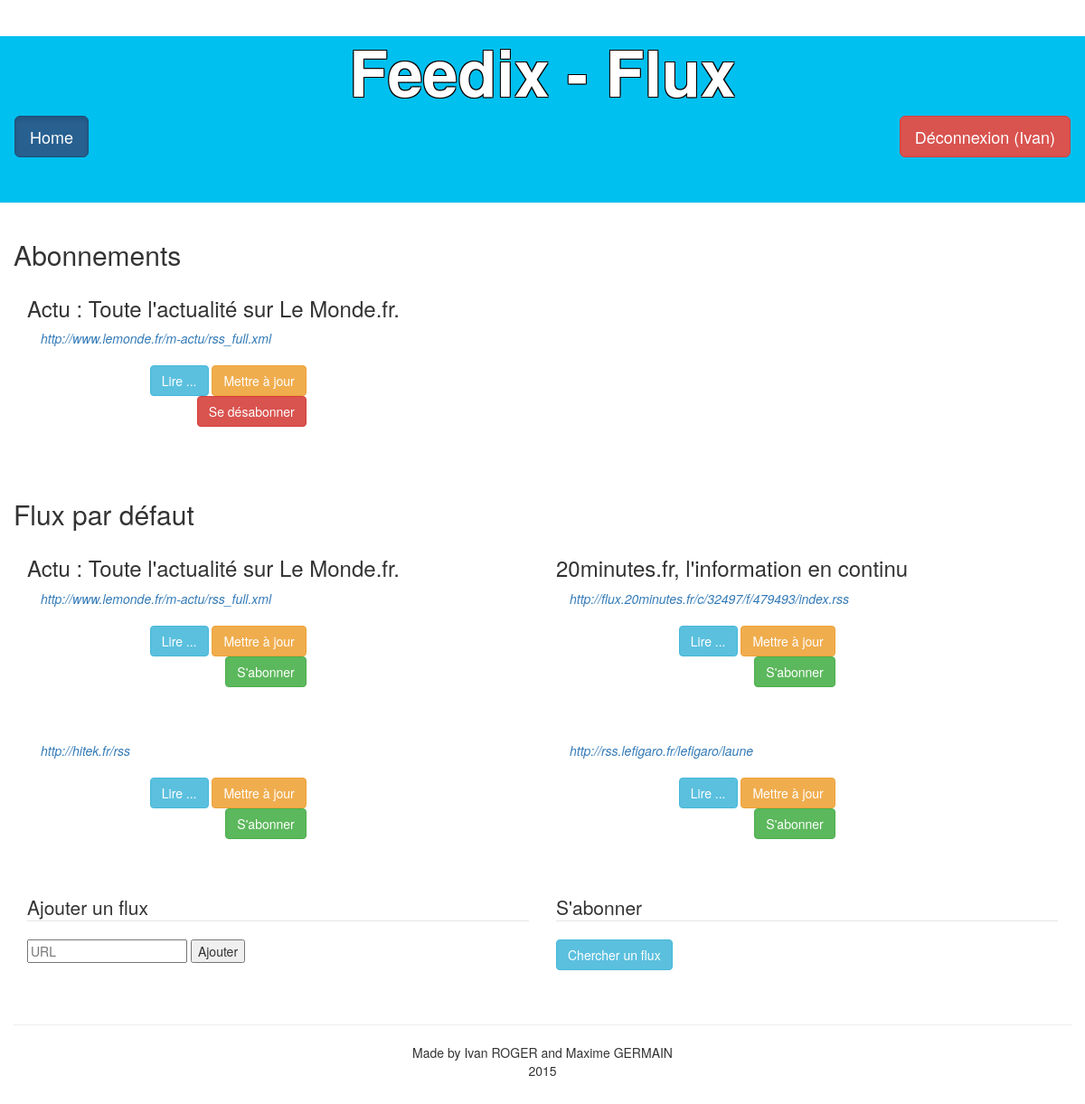
The page /controler/afficherFlux.ctrl.php (signed in) on the database as committed earlier.
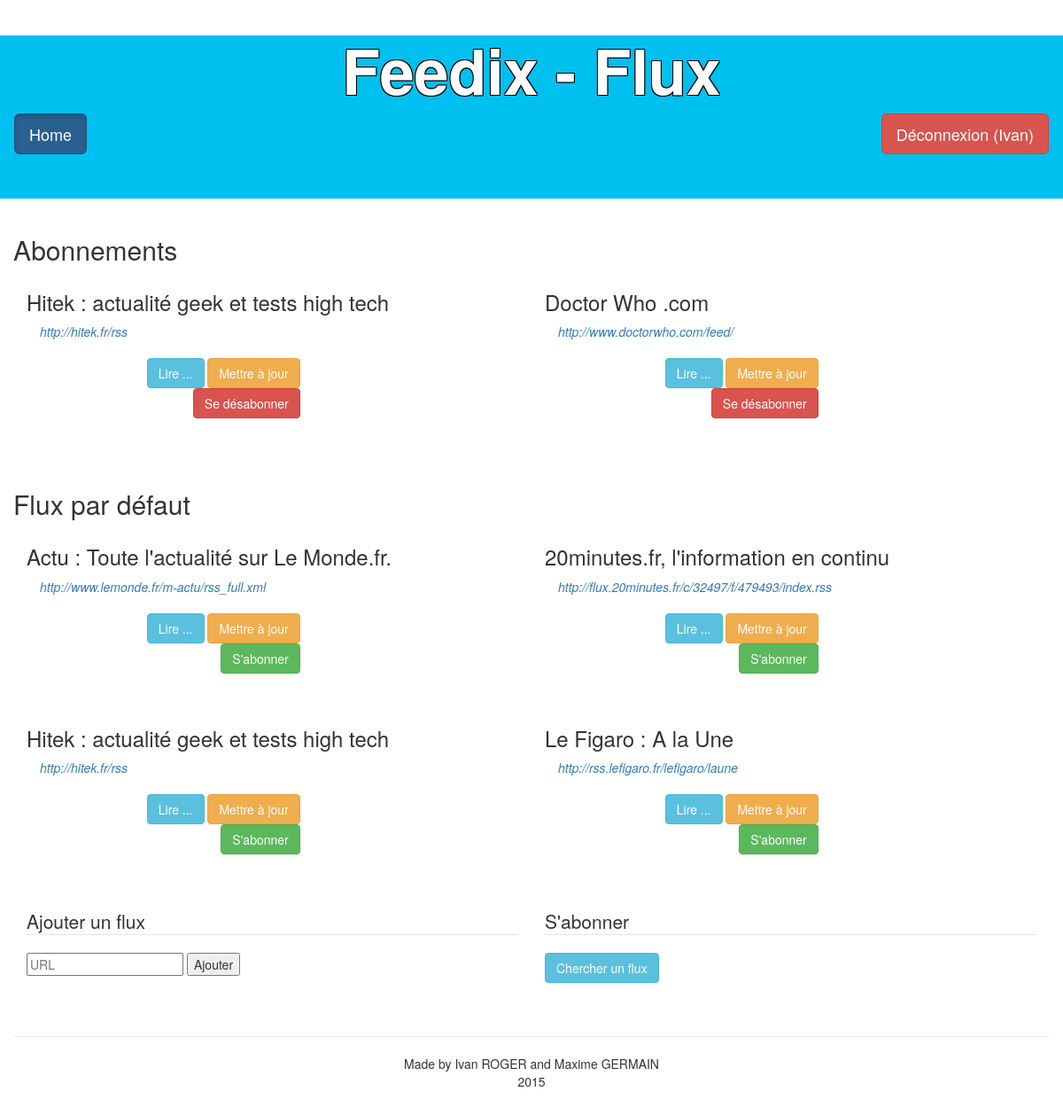
The same page on the database as committed later.
### tables this page shows
CREATE TABLE RSS (
  id integer PRIMARY KEY AUTOINCREMENT,
  titre varchar(255),
  url varchar(255),
  date timestamp
);

### controler/afficherFlux.ctrl.php (called while the page is built, shortened)
<?php
  require_once("../model/DAO.class.php");
  $dao = new DAO("../data/db/rss.db");
  for ($i=1; $i<=4; $i++) {
    $rss=$dao->readRSSByID($i);
    $info['id'] = $rss->id();
    $info['titre'] = $rss->titre();
    $info['url'] = $rss->url();
    $data['defaultRSS'][] = $info;
  }
  if (isset($_SESSION['user'])) {
    $data['followedRSS'] = array();
    $data['user']=$_SESSION['user'];
    foreach ($dao->readAbonnement($data['user']) as $idAbo) {
      $rss=$dao->readRSSByID($idAbo['idRSS']);
      $info['id'] = $rss->id();
      $info['titre'] = $rss->titre();
      $info['url'] = $rss->url();
      $data['followedRSS'][] = $info;
    }
  }
  include("../view/Flux.view.php");
?>

### model/DAO.class.php (called while the page is built, shortened)
<?php
  $DEBUG = FALSE;
  require_once("RSS.class.php");
  class DAO {
    private $db;
    function __construct($dbPath) {
      $dsn = 'sqlite:'.$dbPath;
      try {
        $this->db = new PDO($dsn);
      } catch (PDOExcetion $e) {
        exit("Erreur ouverture BD : ".$e->getMessage());
      }
    }
    function readRSSByID($id) {
      $sql = "Select * from RSS where id = ?";
      $req = $this->db->prepare($sql);
      $res = $req->execute(array($id));
      if ($res === FALSE) {
        die("getRSSByURL error: no rss finded\n");
      }
      else {
        $res=$req->fetchAll(PDO::FETCH_CLASS, "RSS");
        if (isset($res[0]))
          return $res[0];
        else
          return null;
      }
    }
    function readAbonnement($login,$first=1,$limit=20) {
      $sql = "SELECT idRSS FROM Abonnement WHERE userLogin = ? AND idRSS >= ? ORDER BY idRSS LIMIT ?";
      $req = $this->db->prepare($sql);
      $params = array($login,$first,$limit);
      $res = $req->execute($params);
      return $req->fetchAll();
    }
  }
?>

### model/RSS.class.php (called while the page is built, shortened)
<?php
  class RSS {
    private $url;
    private $titre;
    private $id;
    function url() {
      return $this->url;
    }
    function titre() {
      return $this->titre;
    }
    function id() {
      return $this->id;
    }
  }
?>

### view/Flux.view.php (the view, shortened to what this page needs)
<!DOCTYPE html>
<html>
  <head>
    <link href="../data/css/bootstrap.css" rel="stylesheet">
  </head>
  <body>
    <header class="page-header">
      <h1>Feedix - Flux</h1>
        <nav class="navbar">
          <div class="col-lg-4">
            <a class="btn btn-primary btn-lg active" href="..">Home</a>
          </div>
          <div class="col-lg-4 col-lg-offset-4 text-right">
            <?php if (isset($data['user'])) { ?>
              <a class="btn btn-danger btn-lg" href="afficherFlux.ctrl.php?action=signOut">Déconnexion (<?= $data['user'] ?>)</a>
            <?php } else { ?>
              <a class="btn btn-primary btn-lg" href="seConnecter.ctrl.php" >Connexion / Créer un compte</a>
            <?php } ?>
          </div>
        </nav>
    </header>
    <?php if (isset($data['user'])) { ?>
    <section class="col-lg-12">
      <h2>Abonnements</h2>
      <?php if (count($data["followedRSS"])>0) { foreach ($data["followedRSS"] as $flux) { ?>
        <article class="col-lg-6">
          <h3><?= $flux["titre"] ?></h3>
          <i class="col-lg-12"><a href="<?= $flux['url'] ?>"><?= $flux['url'] ?></a></i><br/>
          <div class="col-lg-5 col-lg-offset-2"><div class="text-right">
            <a class="btn btn-info" href="afficherNouvelles.ctrl.php?rss=<?= $flux['id'] ?>">Lire ...</a>
            <a class="btn btn-warning" href="afficherNouvelles.ctrl.php?rss=<?= $flux['id'] ?>&update=1">Mettre à jour</a>
            <a class="btn btn-danger" href="sAbonner.ctrl.php?action=unfollow&rss=<?= $flux['id'] ?>">Se désabonner</a>
          </div></div>
        </article>
      <?php } } else { ?>
        <p>Vous n'êtes abonné à aucun flux.</p>
      <?php } ?>
    </section>
    <?php } ?>
    <section class="col-lg-12">
      <?php if (isset($data['user'])) { ?>
      <h2>Flux par défaut</h2>
      <?php } ?>
      <?php foreach ($data["defaultRSS"] as $flux) {?>
        <article class="col-lg-6">
          <h3><?= $flux["titre"] ?></h3>
          <i class="col-lg-12"><a href="<?= $flux['url'] ?>"><?= $flux['url'] ?></a></i>
          <div class="col-lg-5 col-lg-offset-2"><div class="text-right">
            <a class="btn btn-info" href="afficherNouvelles.ctrl.php?rss=<?= $flux['id'] ?>">Lire ...</a>
            <a class="btn btn-warning" href="afficherNouvelles.ctrl.php?rss=<?= $flux['id'] ?>&update=1">Mettre à jour</a>
            <?php if (isset($data['user'])) { ?>
            <a class="btn btn-success" href="sAbonner.ctrl.php?action=follow&rss=<?= $flux['id'] ?>">S'abonner</a>
            <?php } ?>
        </article>
      <?php } ?>
    </section>
    <?php if (isset($data['user'])) { ?>
      <section class="col-lg-12">
        <form class="col-lg-6" action="afficherFlux.ctrl.php" method="POST">
          <fieldset>
            <legend>Ajouter un flux</legend>
            <input name="url" type="text" placeholder="URL"/>
            <input type="submit" value="Ajouter"/>
          </fieldset>
        </form>
        <fieldset class="col-lg-6">
          <legend>S'abonner</legend>
          <a class="btn btn-info" href="sAbonner.ctrl.php">Chercher un flux</a>
        </fieldset>
      </section>
    <?php } ?>
    <footer class="col-lg-12">
      <hr/>
      <p>Made by Ivan ROGER and Maxime GERMAIN<br/>2015</p>
    </footer>
  </body>
</html>

### view/Flux.view.php (style rules this page uses)
[class*="col"] { margin-bottom: 20px; }
body { margin-top: 10px; margin:0 padding:0; }
header { background-color: #00C0F0; }
header h1 { color: white; text-align: center; font-weight:bold; text-shadow: #000000 1px 1px, #000000 -1px 1px, #000000 -1px -1px, #000000 1px -1px; font-size: 70px; }
footer p { text-align: center; }

Rows that differ between the two databases and show on the page:
no longer on one of the page's lists (row unchanged): rss: titre "Actu : Toute l'actualité sur Le Monde.fr.", url "http://www.lemonde.fr/m-actu/rss_full.xml"
now on one of the page's lists (row edited): rss: titre "Hitek : actualité geek et tests high tech", url "http://hitek.fr/rss"
changed rss "http://hitek.fr/rss": titre (not shown) → "Hitek : actualité geek et tests high tech"
added rss: titre "Doctor Who .com", url "http://www.doctorwho.com/feed/", shown under "Abonnements"
changed rss "http://rss.lefigaro.fr/lefigaro/laune": titre (not shown) → "Le Figaro : A la Une"
